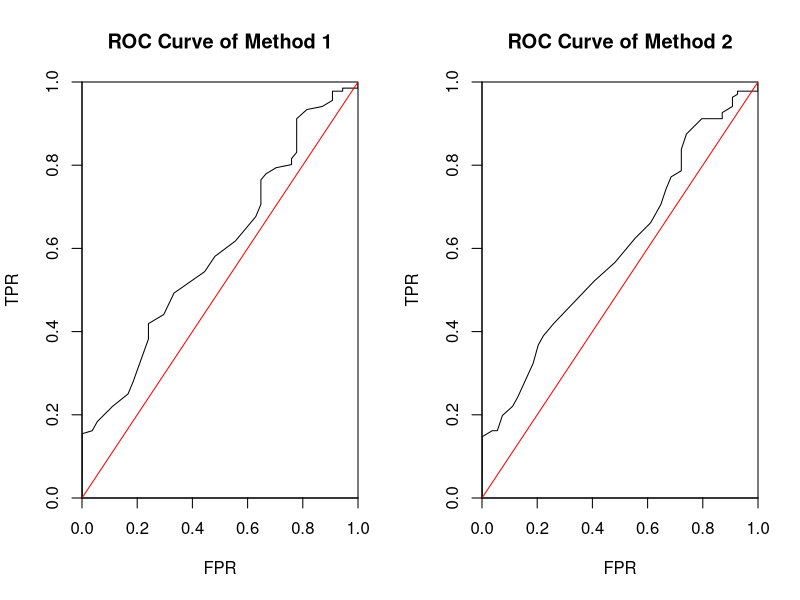

Here is the R script that generated this plot:
## ---- chunk 1
knitr::opts_chunk$set(echo = TRUE)
## ---- chunk 2
library(MASS) #mvrnorm
library(glmnet) #lasso
## ---- chunk 3
set.seed(19970530)

# number of random variables
p = 20 
# number of samples generated
n = 1000
# delta to construct Theta Matrix
delta = 2 

Theta <- matrix(0,p,p) + delta*diag(p)
for (i in 2:p){
  for (j in 1:(i-1)){
    Theta[i,j] = 0.5*rbinom(1, 1, 0.1)
    Theta[j,i] = Theta[i,j]
  }
}
Theta = Theta/delta

Sigma = solve(Theta) # Sigma is inverse of Theta

X = mvrnorm(n=n, mu=rep(0, p), Sigma=Sigma)

head(Sigma[,1:6])
## ---- chunk 4
# construct set E as a matrix
# column 1: Integer, index i
# column 2: Integer, index j
# column 3: Boolean, 1 for included, 0 for not included 
E_true <- matrix(nrow=0, ncol=3)
for (i in 1:(p-1)){
  for (j in (i+1):p){
    if (Sigma[i,j]){
      E_true <- rbind(E_true, c(i,j,1))
    }
    else{
      E_true <- rbind(E_true, c(i,j,0))
    }
  }
}
head(E_true)
## ---- chunk 5
# estimate beta
Beta <- matrix(nrow=0, ncol=p)
for (j in 1:p){
  cv.lasso <- cv.glmnet(X[,-j], X[,j])
  beta_j <- coef(cv.lasso)[2:p]
  Beta <- rbind(Beta
                , append(beta_j, NA, after=j-1) # NA just a placeholder, meaningless
                ) 
}

# hence get E_1 and E_2
E_1 <- matrix(nrow=0, ncol=3)
E_2 <- matrix(nrow=0, ncol=3)
for (i in 1:(p-1)){
  for (j in (i+1):p){
    if (Beta[i,j]){
      E_1 <- rbind(E_1, c(i,j,1))
    }
    else{
      E_1 <- rbind(E_1, c(i,j,0))
    }
    if (Beta[i,j] && Beta[j,i]){
      E_2 <- rbind(E_2, c(i,j,1))
    }
    else{
      E_2 <- rbind(E_2, c(i,j,0))
    }
  }
}

# confusion matrix
table(E_1[,3], E_true[,3])
table(E_2[,3], E_true[,3])
## ---- chunk 6
# TODO
## ---- chunk 7
len_grid <- 100
grid <- 10 ^ seq(1,-4, length = len_grid)

Beta <- array(dim = c(p, p, len_grid))

for (j in 1:p){
  lasso <- glmnet(X[,-j], X[,j], lambda = grid)
  Coef_j <- as.matrix( coef(lasso)[2:p,] ) # drop the 1st element, which is coef of Intercept
  # insert a row as placeholder. e.g. for Xj, the jth row of Coef Matrix should be placeholder
  Beta_j <- matrix(nrow = p, ncol = len_grid)
  if (j==1){
    Beta_j[2:p,] <- Coef_j
  } else if (j==p) {
    Beta_j[1:p-1,] <- Coef_j
  } else {
    Beta_j[1:(j-1),] <- Coef_j[1:(j-1),]
    Beta_j[(j+1):p,] <- Coef_j[j:(p-1),]
  }
  # combine the Beta Matrix
  Beta[j,,] <- Beta_j
}
## ---- chunk 8
tpr_1 <- c()
fpr_1 <- c()
tpr_2 <- c()
fpr_2 <- c()

# loop for different lambda
for (k in 1:len_grid){
  
  # for a certain lambda, Beta[,,k] is the Beta Matrix
  # construct set E_1 and E_2 in Matrix form
  E_1 <- matrix(nrow=0, ncol=3)
  E_2 <- matrix(nrow=0, ncol=3)
  for (i in 1:(p-1)){
    for (j in (i+1):p){
      if (Beta[i,j,k]){
        E_1 <- rbind(E_1, c(i,j,1))
      }
      else{
        E_1 <- rbind(E_1, c(i,j,0))
      }
      if (Beta[i,j,k] && Beta[j,i,k]){
        E_2 <- rbind(E_2, c(i,j,1))
      }
      else{
        E_2 <- rbind(E_2, c(i,j,0))
      }
    }
  }
  
  # derive TPR and FPR from the confusion matrix
  Tab_1 <- table(E_1[,3], E_true[,3])
  if (!(0 %in% rownames(Tab_1))){
    Tab_1 <- rbind(c(0,0), Tab_1) # in case all predictions are 1
  }
  if (!(1 %in% rownames(Tab_1))){
    Tab_1 <- rbind(Tab_1, c(0,0)) # in case all predictions are 0
  }
  tpr_1 <- append(tpr_1, Tab_1[2,2]/(sum(Tab_1[,2])) )
  fpr_1 <- append(fpr_1, Tab_1[2,1]/(sum(Tab_1[,1])) ) 
  
  Tab_2 <- table(E_2[,3], E_true[,3])
  if (!(0 %in% rownames(Tab_2))){
    Tab_2 <- rbind(c(0,0), Tab_2)
  }
  if (!(1 %in% rownames(Tab_2))){
    Tab_2 <- rbind(Tab_2, c(0,0))
  }
  tpr_2 <- append(tpr_2, Tab_2[2,2]/(sum(Tab_2[,2])) )
  fpr_2 <- append(fpr_2, Tab_2[2,1]/(sum(Tab_2[,1])) )
}
## ---- chunk 9
plot_roc <- function(TPR, FPR, title){
  plot(FPR, TPR, "l"
       , xlab="FPR", ylab="TPR"
       , xlim=c(0,1), ylim=c(0,1)
       , xaxs="i", yaxs="i"
       )
  abline(a=0, b=1, col="red")
  title(main = title)
}

par(mfrow=c(1,2))
plot_roc(tpr_1, fpr_1, "ROC Curve of Method 1")
plot_roc(tpr_2, fpr_2, "ROC Curve of Method 2")
## ---- chunk 10
auc <- function(TPR, FPR){
  dFPR <- c(diff(FPR), 0)
  dTPR <- c(diff(TPR), 0)
  return( sum(TPR * dFPR) + sum(dTPR * dFPR)/2 ) 
}

cat("AUC for method 1: ", auc(tpr_1, fpr_1), "\n")
cat("AUC for method 2: ", auc(tpr_2, fpr_2), "\n")
## ---- chunk 11
# TODO
## ---- chunk 12
# TODO
## ---- chunk 13
# TODO
